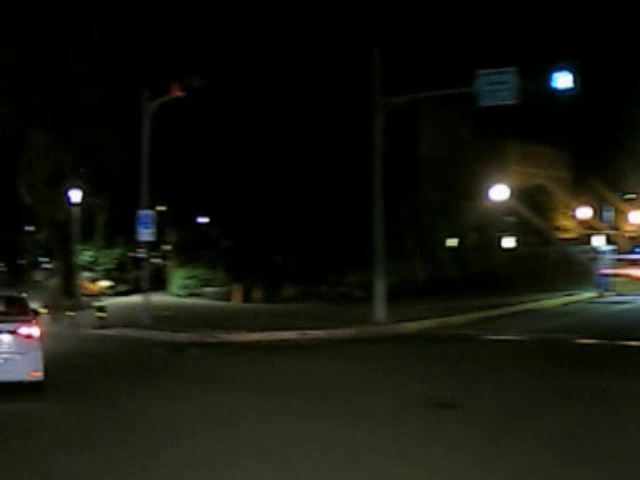
#> input picture ars408_package/NVS/data/train_data/train_RGB/images/R-ri1__000010.jpg, 640 x 480 px
$ python -i augmentations.py   (imports and definitions only)
#> lines starting #> are read from the running program, lines starting #| are printed output that depends on the picture
#> further down, picture is the input picture: shape (480, 640, 3); mean B, G, R 14.3, 21.8, 20.7
# -*- coding: utf-8 -*-
# copy from https://github.com/hustvl/YOLOP.git
import numpy as np
import cv2
import random
import math


def augment_hsv(img, hgain=0.5, sgain=0.5, vgain=0.5):
    """change color hue, saturation, value"""
#> called with hgain = 0.5, sgain = 0.5, vgain = 0.5
    r = np.random.uniform(-1, 1, 3) * [hgain, sgain, vgain] + 1  # random gains
    hue, sat, val = cv2.split(cv2.cvtColor(img, cv2.COLOR_BGR2HSV))
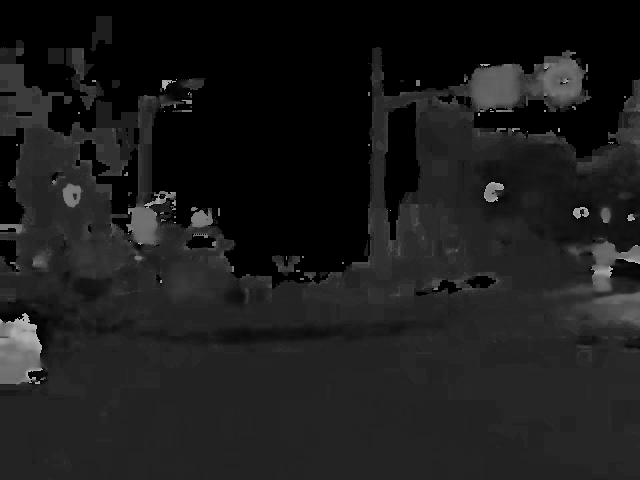
#> hue: shape (480, 640); min 0, max 179, mean 27.4
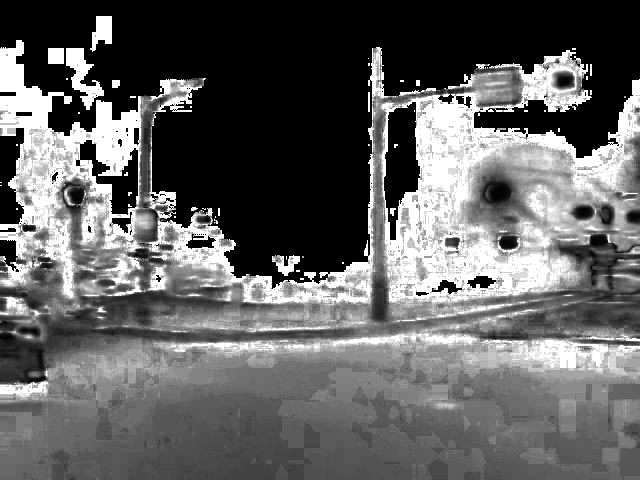
#> sat: shape (480, 640); min 0, max 255, mean 98.2
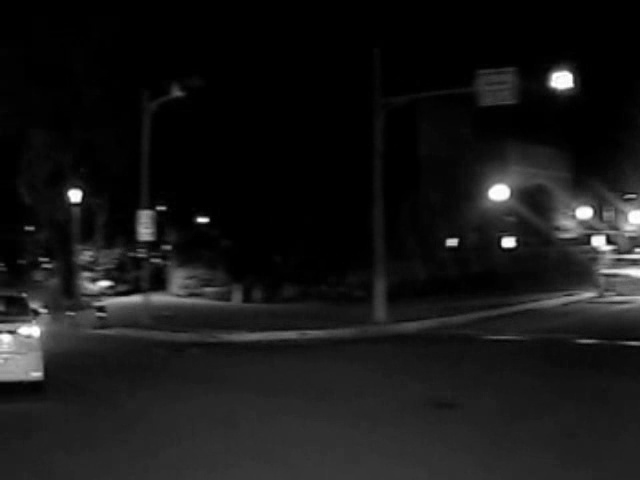
#> val: shape (480, 640); min 0, max 255, mean 23
    dtype = img.dtype  # uint8

    x = np.arange(0, 256, dtype=np.int16)
    lut_hue = ((x * r[0]) % 180).astype(dtype)
    lut_sat = np.clip(x * r[1], 0, 255).astype(dtype)
#> lut_sat = 256 values from 0 to 255
    lut_val = np.clip(x * r[2], 0, 255).astype(dtype)
#> lut_val = 256 values from 0 to 255

    img_hsv = cv2.merge((cv2.LUT(hue, lut_hue), cv2.LUT(sat, lut_sat), cv2.LUT(val, lut_val))).astype(dtype)
#> img_hsv: shape (480, 640, 3); mean H, S, V 28.1, 111.9, 25
    cv2.cvtColor(img_hsv, cv2.COLOR_HSV2BGR, dst=img)  # no return needed

    # Histogram equalization
    # if random.random() < 0.2:
    #     for i in range(3):
    #         img[:, :, i] = cv2.equalizeHist(img[:, :, i])


# [228 lines left out: functions random_perspective, cutout, letterbox, letterbox_for_img, _box_candidates, not called in this run]

>>> import cv2
>>> picture = cv2.imread('../../../NVS/data/train_data/train_RGB/images/R-ri1__000010.jpg')
>>> result = augment_hsv(picture)

$ run again, on ars408_package/NVS/data/train_data/train_RGB/images/R-ri1__000020.jpg
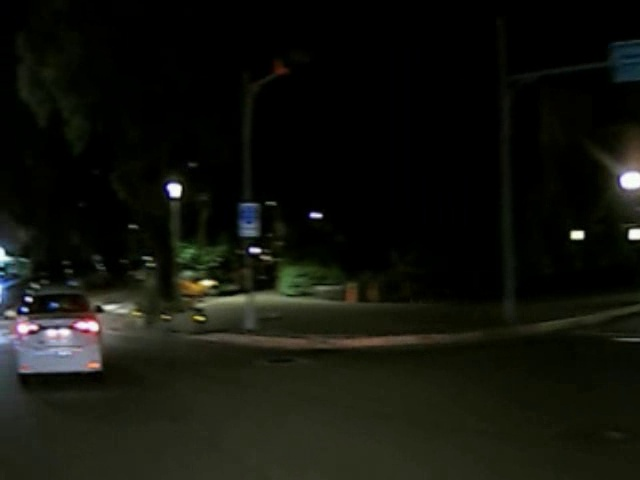
#> input picture ars408_package/NVS/data/train_data/train_RGB/images/R-ri1__000020.jpg, 640 x 480 px
#> picture is the input picture: shape (480, 640, 3); mean B, G, R 13.3, 19.7, 18.3
#> in augment_hsv, `hue, sat, val = cv2.split(cv2.cvtColor(img, cv2.COLOR_BGR2HSV))`:
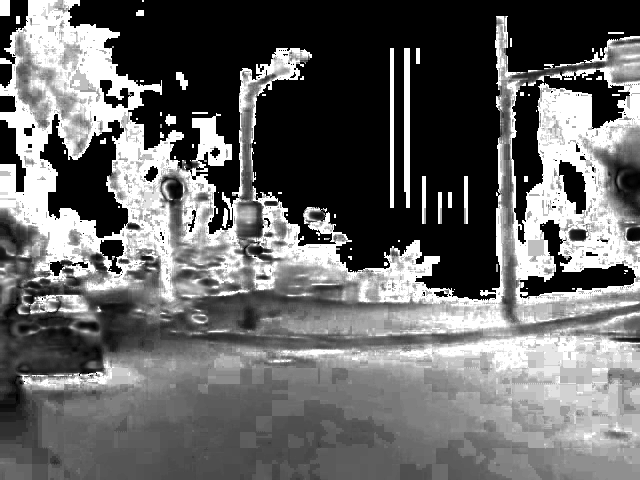
#> sat: shape (480, 640); min 0, max 255, mean 103.1
#> in augment_hsv, `hue, sat, val = cv2.split(cv2.cvtColor(img, cv2.COLOR_BGR2HSV))`:
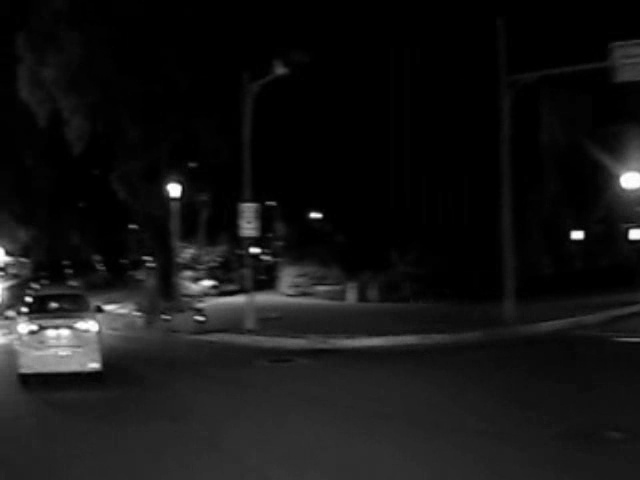
#> val: shape (480, 640); min 0, max 255, mean 20.6
#> img_hsv: shape (480, 640, 3); mean H, S, V 29.9, 116.2, 22.4

$ run again, on ars408_package/NVS/data/train_data/train_RGB/images/R-ri1__000030.jpg
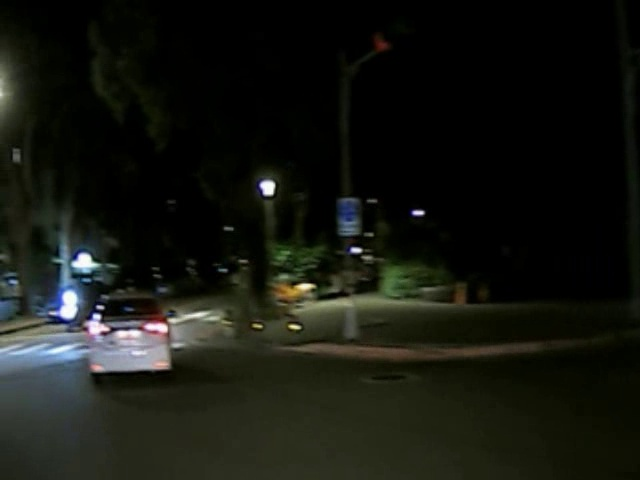
#> input picture ars408_package/NVS/data/train_data/train_RGB/images/R-ri1__000030.jpg, 640 x 480 px
#> picture is the input picture: shape (480, 640, 3); mean B, G, R 17.3, 23.4, 21.5
#> in augment_hsv, `hue, sat, val = cv2.split(cv2.cvtColor(img, cv2.COLOR_BGR2HSV))`:
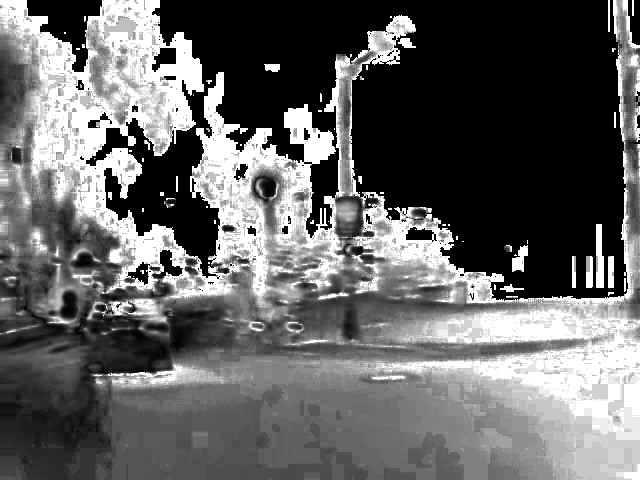
#> sat: shape (480, 640); min 0, max 255, mean 99.6
#> in augment_hsv, `hue, sat, val = cv2.split(cv2.cvtColor(img, cv2.COLOR_BGR2HSV))`:
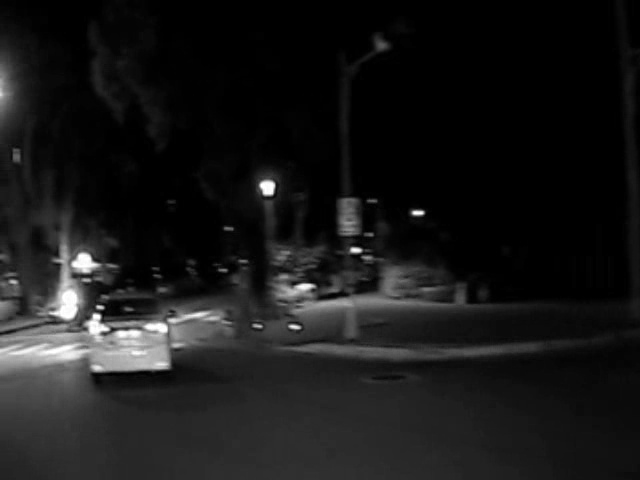
#> val: shape (480, 640); min 0, max 255, mean 24.7
#> img_hsv: shape (480, 640, 3); mean H, S, V 31.3, 112.2, 26.9

$ run again, on ars408_package/NVS/data/train_data/train_RGB/images/R-ri1__000040.jpg
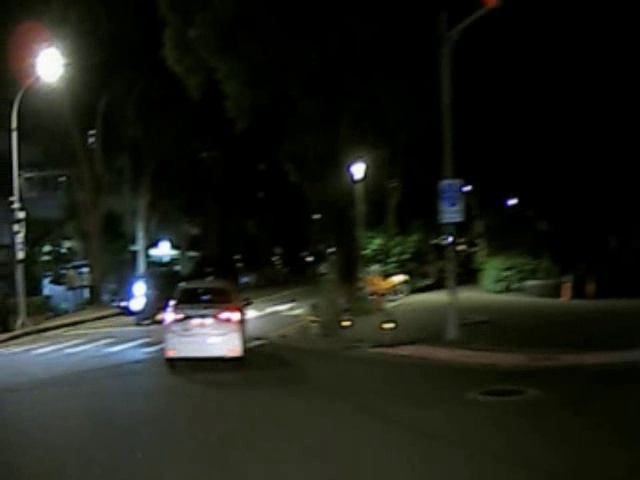
#> input picture ars408_package/NVS/data/train_data/train_RGB/images/R-ri1__000040.jpg, 640 x 480 px
#> picture is the input picture: shape (480, 640, 3); mean B, G, R 24.3, 31.1, 28.8
#> in augment_hsv, `hue, sat, val = cv2.split(cv2.cvtColor(img, cv2.COLOR_BGR2HSV))`:
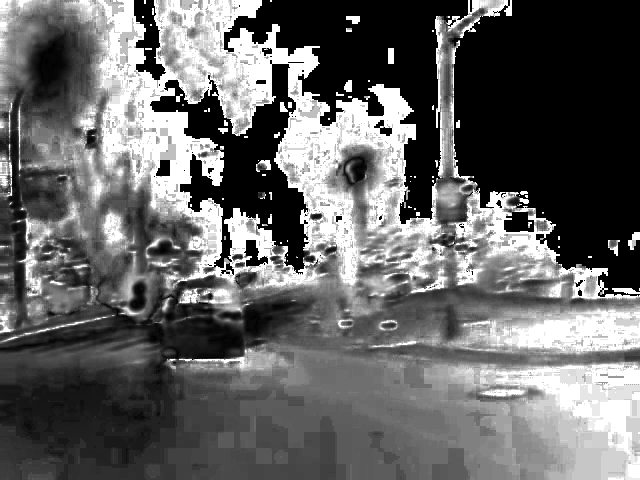
#> sat: shape (480, 640); min 0, max 255, mean 101.6
#> in augment_hsv, `hue, sat, val = cv2.split(cv2.cvtColor(img, cv2.COLOR_BGR2HSV))`:
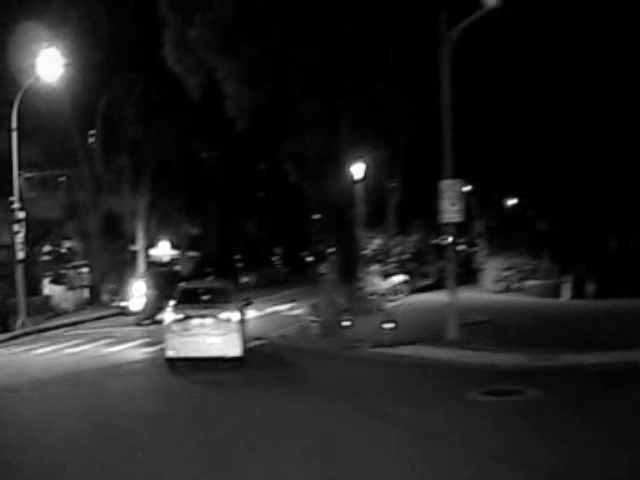
#> val: shape (480, 640); min 0, max 255, mean 32.7
#> img_hsv: shape (480, 640, 3); mean H, S, V 36, 115, 35.6
